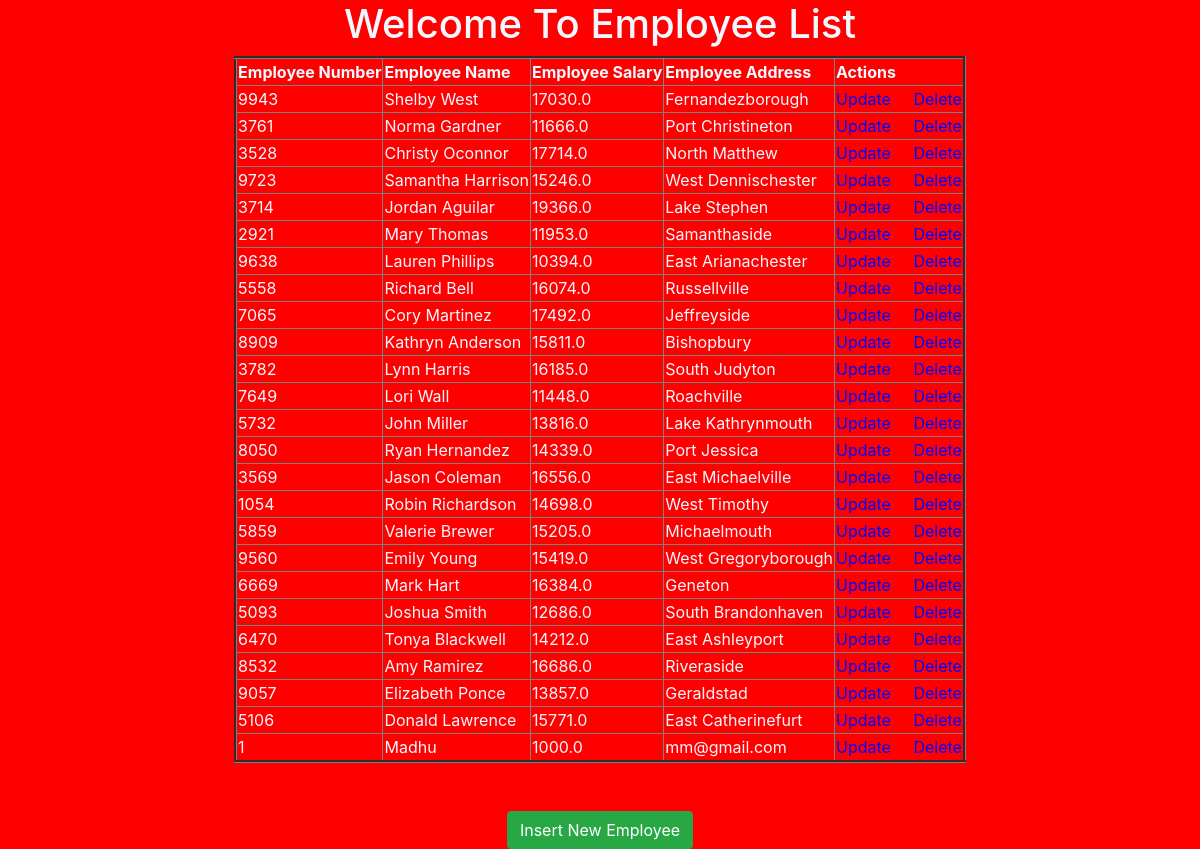
The page / on the database its author committed.
### testapp/models.py (models this page shows)
class Employee(models.Model):
    eno = models.IntegerField()          # Employee number, stored as an integer
    ename = models.CharField(max_length=64)  # Employee name, max length of 64 characters
    esal = models.FloatField()           # Employee salary, stored as a floating-point number
    eaddr = models.CharField(max_length=256) # Employee address, max length of 256 characters

### testapp/views.py (the view)
# urls.py: path('', views.retrive_view),
def retrive_view(request):
    emp_list=Employee.objects.all()
    return render(request,'testapp/index.html',{'emp_list':emp_list})

### templates/testapp/index.html
<!DOCTYPE html>
{% extends 'testapp/base.html' %}
{% block body_block %}
  <h1>Welcome To Employee List</h1>
  <table border="3">
    <thead>
        <th>Employee Number</th>
        <th>Employee Name</th>
        <th>Employee Salary</th>
        <th>Employee Address</th>
        <th>Actions</th>
    </thead>
    {% for emp in emp_list %}
    <tr>
      <td>{{emp.eno}}</td>
      <td>{{emp.ename}}</td>
      <td>{{emp.esal}}</td>
      <td>{{emp.eaddr}}</td>
      <td><a href="/update/{{emp.id}}">Update</a>&nbsp&nbsp&nbsp&nbsp
        <a href="/delete/{{emp.id}}">Delete</a></td>
    </tr>
    {% endfor %}
  </table>
  <br><br>
  <a class="btn btn-success" href="/insert">Insert New Employee</a>
{% endblock %}

### templates/testapp/base.html (shortened to what this page needs)
<!DOCTYPE html>
<html lang="en">
<head>
    <link rel="stylesheet" href="https://cdn.jsdelivr.net/npm/bootstrap@4.6.2/dist/css/bootstrap.min.css">
</head>
<body>
    <div class="container" align="center">
        {% block body_block %}
        {% endblock %}
    </div>
</body>
</html>

### templates/testapp/base.html (style rules this page uses)
body { background: red; color: aliceblue; }
a { color: blue; }

### rows shown on the page
Employee: eno "9943", ename "Shelby West", esal "17030.0", eaddr "Fernandezborough"
Employee: eno "3761", ename "Norma Gardner", esal "11666.0", eaddr "Port Christineton"
Employee: eno "3528", ename "Christy Oconnor", esal "17714.0", eaddr "North Matthew"
Employee: eno "9723", ename "Samantha Harrison", esal "15246.0", eaddr "West Dennischester"
Employee: eno "3714", ename "Jordan Aguilar", esal "19366.0", eaddr "Lake Stephen"
Employee: eno "2921", ename "Mary Thomas", esal "11953.0", eaddr "Samanthaside"
Employee: eno "9638", ename "Lauren Phillips", esal "10394.0", eaddr "East Arianachester"
Employee: eno "5558", ename "Richard Bell", esal "16074.0", eaddr "Russellville"
Employee: eno "7065", ename "Cory Martinez", esal "17492.0", eaddr "Jeffreyside"
Employee: eno "8909", ename "Kathryn Anderson", esal "15811.0", eaddr "Bishopbury"
Employee: eno "3782", ename "Lynn Harris", esal "16185.0", eaddr "South Judyton"
Employee: eno "7649", ename "Lori Wall", esal "11448.0", eaddr "Roachville"
Employee: eno "5732", ename "John Miller", esal "13816.0", eaddr "Lake Kathrynmouth"
Employee: eno "8050", ename "Ryan Hernandez", esal "14339.0", eaddr "Port Jessica"
Employee: eno "3569", ename "Jason Coleman", esal "16556.0", eaddr "East Michaelville"
Employee: eno "1054", ename "Robin Richardson", esal "14698.0", eaddr "West Timothy"
Employee: eno "5859", ename "Valerie Brewer", esal "15205.0", eaddr "Michaelmouth"
Employee: eno "9560", ename "Emily Young", esal "15419.0", eaddr "West Gregoryborough"
Employee: eno "6669", ename "Mark Hart", esal "16384.0", eaddr "Geneton"
Employee: eno "5093", ename "Joshua Smith", esal "12686.0", eaddr "South Brandonhaven"
Employee: eno "6470", ename "Tonya Blackwell", esal "14212.0", eaddr "East Ashleyport"
Employee: eno "8532", ename "Amy Ramirez", esal "16686.0", eaddr "Riveraside"
Employee: eno "9057", ename "Elizabeth Ponce", esal "13857.0", eaddr "Geraldstad"
Employee: eno "5106", ename "Donald Lawrence", esal "15771.0", eaddr "East Catherinefurt"
Employee: eno "1", ename "Madhu", esal "1000.0", eaddr "mm@gmail.com"
